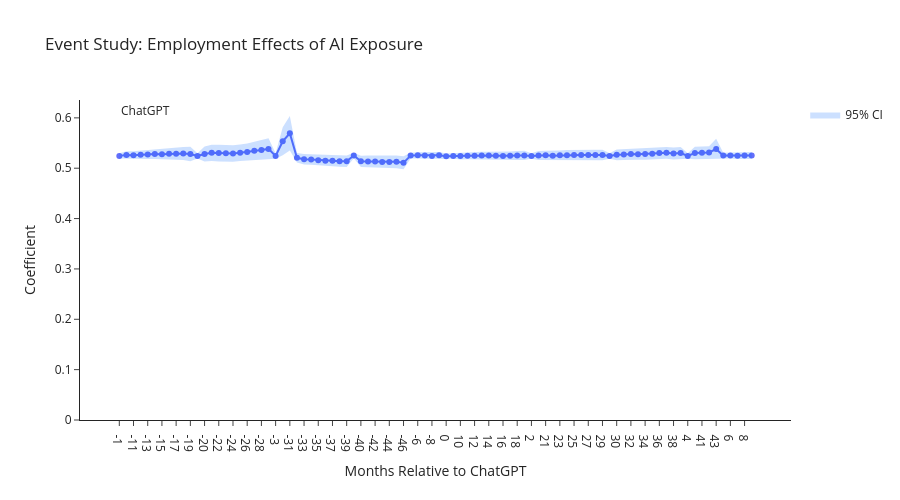

The notebook cell this image was saved under:
### Code cell
coef_df = coef_df.sort_values("event_month") 

fig = px.line(
    coef_df, 
    x="event_month", 
    y="coef", 
    markers=True, 
    title="Event Study: Employment Effects of AI Exposure", 
    labels={ "event_month": "Months Relative to ChatGPT", "coef": "Coefficient" } ) 
    
# Upper confidence interval   
fig.add_scatter(
    x=coef_df["event_month"], 
    y=coef_df["upper"], 
    mode="lines", 
    line=dict(width=0), 
    showlegend=False, 
    hoverinfo="skip" ) 

# Lower confidence interval + fill 
fig.add_scatter(
    x=coef_df["event_month"],
    y=coef_df["lower"],
    mode="lines",
    fill="tonexty",
    fillcolor="rgba(0,100,255,0.2)",
    line=dict(width=0),
    name="95% CI",
    hoverinfo="skip"
    ) 

# Reference lines 
fig.add_hline(
    y=0,
    line_dash="dash",
    line_color="black"
    ) 

fig.add_vline(
    x=0,
    line_dash="dash",
    line_color="red",
    annotation_text="ChatGPT"
    ) 

fig.update_layout(
    template="simple_white",
    width=900,
    height=500
    )
    
fig.show()

### Figure 1 — Plotly figure (JSON) as saved in the notebook; plotly's stock layout.template omitted (floating-point values rounded to 4 significant figures)
{"data": [{"hovertemplate": "Months Relative to ChatGPT=%{x}<br>Coefficient=%{y}<extra></extra>", "legendgroup": "", "line": {"color": "#636efa", "dash": "solid"}, "marker": {"symbol": "circle"}, "mode": "lines+markers", "name": "", "orientation": "v", "showlegend": false, "type": "scatter", "x": ["-1", "-10", "-11", "-12", "-13", "-14", "-15", "-16", "-17", "-18", "-19", "-2", "-20", "-21", "-22", "-23", "-24", "-25", "-26", "-27", "-28", "-29", "-3", "-30", "-31", "-32", "-33", "-34", "-35", "-36", "-37", "-38", "-39", "-4", "-40", "-41", "-42", "-43", "-44", "-45", "-46", "-5", "-6", "-7", "-8", "-9", "0", "1", "10", "11", "12", "13", "14", "15", "16", "17", "18", "19", "2", "20", "21", "22", "23", "24", "25", "26", "27", "28", "29", "3", "30", "31", "32", "33", "34", "35", "36", "37", "38", "39", "4", "40", "41", "42", "43", "5", "6", "7", "8", "9"], "xaxis": "x", "y": [0.5245, 0.5261, 0.5258, 0.5267, 0.5272, 0.5281, 0.5275, 0.5285, 0.5287, 0.5292, 0.5283, 0.5245, 0.5282, 0.5306, 0.5301, 0.5296, 0.5292, 0.5305, 0.532, 0.5344, 0.5362, 0.5383, 0.5242, 0.5534, 0.5694, 0.5207, 0.5177, 0.5172, 0.516, 0.515, 0.5147, 0.514, 0.5138, 0.5253, 0.5137, 0.5135, 0.5135, 0.5124, 0.5124, 0.5126, 0.5108, 0.525, 0.5256, 0.5255, 0.5244, 0.5255, 0.5237, 0.5245, 0.5244, 0.5248, 0.5246, 0.5253, 0.5252, 0.5249, 0.5242, 0.5247, 0.5251, 0.5255, 0.5243, 0.5253, 0.5255, 0.525, 0.5256, 0.526, 0.5263, 0.5261, 0.526, 0.5264, 0.5262, 0.5241, 0.5266, 0.527, 0.5282, 0.5278, 0.5281, 0.5288, 0.5302, 0.5306, 0.5292, 0.5302, 0.5242, 0.5301, 0.5306, 0.5313, 0.5382, 0.525, 0.5253, 0.5249, 0.5251, 0.5251], "yaxis": "y"}, {"hoverinfo": "skip", "line": {"width": 0}, "mode": "lines", "showlegend": false, "type": "scatter", "x": ["-1", "-10", "-11", "-12", "-13", "-14", "-15", "-16", "-17", "-18", "-19", "-2", "-20", "-21", "-22", "-23", "-24", "-25", "-26", "-27", "-28", "-29", "-3", "-30", "-31", "-32", "-33", "-34", "-35", "-36", "-37", "-38", "-39", "-4", "-40", "-41", "-42", "-43", "-44", "-45", "-46", "-5", "-6", "-7", "-8", "-9", "0", "1", "10", "11", "12", "13", "14", "15", "16", "17", "18", "19", "2", "20", "21", "22", "23", "24", "25", "26", "27", "28", "29", "3", "30", "31", "32", "33", "34", "35", "36", "37", "38", "39", "4", "40", "41", "42", "43", "5", "6", "7", "8", "9"], "y": [0.5299, 0.5335, 0.5336, 0.5349, 0.5359, 0.5378, 0.5377, 0.5396, 0.5408, 0.5422, 0.5426, 0.5299, 0.5432, 0.5468, 0.5468, 0.5466, 0.5455, 0.547, 0.549, 0.5528, 0.5557, 0.5594, 0.5297, 0.5811, 0.6037, 0.5301, 0.5282, 0.5277, 0.5267, 0.5258, 0.5256, 0.525, 0.525, 0.5309, 0.5249, 0.5252, 0.5255, 0.5247, 0.525, 0.5254, 0.5236, 0.5309, 0.5319, 0.5318, 0.5312, 0.5324, 0.529, 0.5298, 0.5315, 0.532, 0.5318, 0.5327, 0.5329, 0.5328, 0.5324, 0.5331, 0.5341, 0.5346, 0.5297, 0.5344, 0.5348, 0.5345, 0.5354, 0.5359, 0.5365, 0.5363, 0.5363, 0.5368, 0.5367, 0.5296, 0.5372, 0.5377, 0.5392, 0.5388, 0.5393, 0.5402, 0.5416, 0.5423, 0.5412, 0.5424, 0.5298, 0.5424, 0.5429, 0.5438, 0.5585, 0.5309, 0.5314, 0.5316, 0.5319, 0.532]}, {"fill": "tonexty", "fillcolor": "rgba(0,100,255,0.2)", "hoverinfo": "skip", "line": {"width": 0}, "mode": "lines", "name": "95% CI", "type": "scatter", "x": ["-1", "-10", "-11", "-12", "-13", "-14", "-15", "-16", "-17", "-18", "-19", "-2", "-20", "-21", "-22", "-23", "-24", "-25", "-26", "-27", "-28", "-29", "-3", "-30", "-31", "-32", "-33", "-34", "-35", "-36", "-37", "-38", "-39", "-4", "-40", "-41", "-42", "-43", "-44", "-45", "-46", "-5", "-6", "-7", "-8", "-9", "0", "1", "10", "11", "12", "13", "14", "15", "16", "17", "18", "19", "2", "20", "21", "22", "23", "24", "25", "26", "27", "28", "29", "3", "30", "31", "32", "33", "34", "35", "36", "37", "38", "39", "4", "40", "41", "42", "43", "5", "6", "7", "8", "9"], "y": [0.519, 0.5186, 0.518, 0.5184, 0.5184, 0.5185, 0.5173, 0.5174, 0.5166, 0.5162, 0.514, 0.519, 0.5131, 0.5144, 0.5135, 0.5126, 0.5129, 0.5141, 0.5149, 0.5161, 0.5168, 0.5173, 0.5187, 0.5257, 0.5351, 0.5112, 0.5073, 0.5068, 0.5054, 0.5041, 0.5039, 0.5031, 0.5026, 0.5197, 0.5024, 0.5019, 0.5015, 0.5001, 0.4998, 0.4998, 0.4979, 0.5192, 0.5193, 0.5191, 0.5177, 0.5186, 0.5183, 0.5191, 0.5174, 0.5177, 0.5173, 0.518, 0.5175, 0.5169, 0.516, 0.5162, 0.5162, 0.5164, 0.5189, 0.5162, 0.5163, 0.5155, 0.5158, 0.516, 0.5161, 0.516, 0.5157, 0.516, 0.5156, 0.5186, 0.5159, 0.5163, 0.5171, 0.5167, 0.5169, 0.5174, 0.5187, 0.5189, 0.5172, 0.5181, 0.5187, 0.5179, 0.5183, 0.5188, 0.5178, 0.5192, 0.5192, 0.5182, 0.5184, 0.5182]}], "layout": {"annotations": [{"showarrow": false, "text": "ChatGPT", "x": 0, "xanchor": "left", "xref": "x", "y": 1, "yanchor": "top", "yref": "y domain"}], "height": 500, "legend": {"tracegroupgap": 0}, "shapes": [{"line": {"color": "black", "dash": "dash"}, "type": "line", "x0": 0, "x1": 1, "xref": "x domain", "y0": 0, "y1": 0, "yref": "y"}, {"line": {"color": "red", "dash": "dash"}, "type": "line", "x0": 0, "x1": 0, "xref": "x", "y0": 0, "y1": 1, "yref": "y domain"}], "title": {"text": "Event Study: Employment Effects of AI Exposure"}, "width": 900, "xaxis": {"anchor": "y", "domain": [0, 1], "title": {"text": "Months Relative to ChatGPT"}}, "yaxis": {"anchor": "x", "domain": [0, 1], "title": {"text": "Coefficient"}}}}
